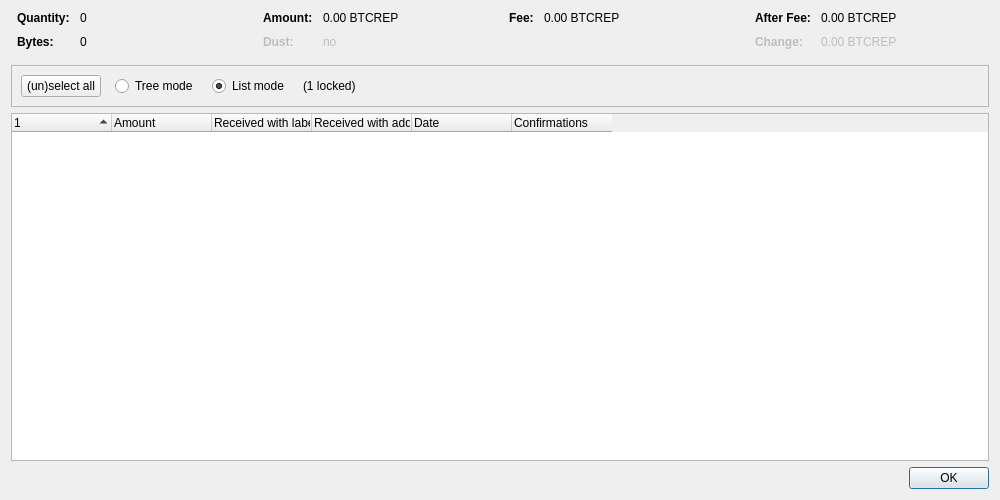
<?xml version="1.0" encoding="UTF-8"?>
<ui version="4.0">
 <class>CoinControlDialog</class>
 <widget class="QDialog" name="CoinControlDialog">
  <property name="geometry">
   <rect>
    <x>0</x>
    <y>0</y>
    <width>1000</width>
    <height>500</height>
   </rect>
  </property>
  <property name="windowTitle">
   <string>Coin Selection</string>
  </property>
  <layout class="QVBoxLayout" name="verticalLayout">
   <item>
    <layout class="QHBoxLayout" name="horizontalLayoutTop" stretch="0,0,0,0">
     <property name="topMargin">
      <number>0</number>
     </property>
     <property name="bottomMargin">
      <number>10</number>
     </property>
     <item>
      <layout class="QFormLayout" name="formLayoutCoinControl1">
       <property name="horizontalSpacing">
        <number>10</number>
       </property>
       <property name="verticalSpacing">
        <number>10</number>
       </property>
       <property name="leftMargin">
        <number>6</number>
       </property>
       <property name="rightMargin">
        <number>6</number>
       </property>
       <item row="0" column="0">
        <widget class="QLabel" name="labelCoinControlQuantityText">
         <property name="font">
          <font>
           <weight>75</weight>
           <bold>true</bold>
          </font>
         </property>
         <property name="text">
          <string>Quantity:</string>
         </property>
        </widget>
       </item>
       <item row="0" column="1">
        <widget class="QLabel" name="labelCoinControlQuantity">
         <property name="cursor">
          <cursorShape>IBeamCursor</cursorShape>
         </property>
         <property name="contextMenuPolicy">
          <enum>Qt::ActionsContextMenu</enum>
         </property>
         <property name="text">
          <string notr="true">0</string>
         </property>
         <property name="textInteractionFlags">
          <set>Qt::LinksAccessibleByMouse|Qt::TextSelectableByKeyboard|Qt::TextSelectableByMouse</set>
         </property>
        </widget>
       </item>
       <item row="1" column="0">
        <widget class="QLabel" name="labelCoinControlBytesText">
         <property name="font">
          <font>
           <weight>75</weight>
           <bold>true</bold>
          </font>
         </property>
         <property name="text">
          <string>Bytes:</string>
         </property>
        </widget>
       </item>
       <item row="1" column="1">
        <widget class="QLabel" name="labelCoinControlBytes">
         <property name="cursor">
          <cursorShape>IBeamCursor</cursorShape>
         </property>
         <property name="contextMenuPolicy">
          <enum>Qt::ActionsContextMenu</enum>
         </property>
         <property name="text">
          <string notr="true">0</string>
         </property>
         <property name="textInteractionFlags">
          <set>Qt::LinksAccessibleByMouse|Qt::TextSelectableByKeyboard|Qt::TextSelectableByMouse</set>
         </property>
        </widget>
       </item>
      </layout>
     </item>
     <item>
      <layout class="QFormLayout" name="formLayoutCoinControl2">
       <property name="horizontalSpacing">
        <number>10</number>
       </property>
       <property name="verticalSpacing">
        <number>10</number>
       </property>
       <property name="leftMargin">
        <number>6</number>
       </property>
       <property name="rightMargin">
        <number>6</number>
       </property>
       <item row="0" column="0">
        <widget class="QLabel" name="labelCoinControlAmountText">
         <property name="font">
          <font>
           <weight>75</weight>
           <bold>true</bold>
          </font>
         </property>
         <property name="text">
          <string>Amount:</string>
         </property>
        </widget>
       </item>
       <item row="0" column="1">
        <widget class="QLabel" name="labelCoinControlAmount">
         <property name="cursor">
          <cursorShape>IBeamCursor</cursorShape>
         </property>
         <property name="contextMenuPolicy">
          <enum>Qt::ActionsContextMenu</enum>
         </property>
         <property name="text">
          <string notr="true">0.00 BTCREP</string>
         </property>
         <property name="textInteractionFlags">
          <set>Qt::LinksAccessibleByMouse|Qt::TextSelectableByKeyboard|Qt::TextSelectableByMouse</set>
         </property>
        </widget>
       </item>
       <item row="1" column="0">
        <widget class="QLabel" name="labelCoinControlLowOutputText">
         <property name="enabled">
          <bool>false</bool>
         </property>
         <property name="font">
          <font>
           <weight>75</weight>
           <bold>true</bold>
          </font>
         </property>
         <property name="text">
          <string>Dust:</string>
         </property>
        </widget>
       </item>
       <item row="1" column="1">
        <widget class="QLabel" name="labelCoinControlLowOutput">
         <property name="enabled">
          <bool>false</bool>
         </property>
         <property name="cursor">
          <cursorShape>IBeamCursor</cursorShape>
         </property>
         <property name="contextMenuPolicy">
          <enum>Qt::ActionsContextMenu</enum>
         </property>
         <property name="text">
          <string notr="true">no</string>
         </property>
         <property name="textInteractionFlags">
          <set>Qt::LinksAccessibleByMouse|Qt::TextSelectableByKeyboard|Qt::TextSelectableByMouse</set>
         </property>
        </widget>
       </item>
      </layout>
     </item>
     <item>
      <layout class="QFormLayout" name="formLayoutCoinControl3">
       <property name="horizontalSpacing">
        <number>10</number>
       </property>
       <property name="verticalSpacing">
        <number>10</number>
       </property>
       <property name="leftMargin">
        <number>6</number>
       </property>
       <property name="rightMargin">
        <number>6</number>
       </property>
       <item row="0" column="0">
        <widget class="QLabel" name="labelCoinControlFeeText">
         <property name="font">
          <font>
           <weight>75</weight>
           <bold>true</bold>
          </font>
         </property>
         <property name="text">
          <string>Fee:</string>
         </property>
        </widget>
       </item>
       <item row="0" column="1">
        <widget class="QLabel" name="labelCoinControlFee">
         <property name="cursor">
          <cursorShape>IBeamCursor</cursorShape>
         </property>
         <property name="contextMenuPolicy">
          <enum>Qt::ActionsContextMenu</enum>
         </property>
         <property name="text">
          <string notr="true">0.00 BTCREP</string>
         </property>
         <property name="textInteractionFlags">
          <set>Qt::LinksAccessibleByMouse|Qt::TextSelectableByKeyboard|Qt::TextSelectableByMouse</set>
         </property>
        </widget>
       </item>
      </layout>
     </item>
     <item>
      <layout class="QFormLayout" name="formLayoutCoinControl4">
       <property name="horizontalSpacing">
        <number>10</number>
       </property>
       <property name="verticalSpacing">
        <number>10</number>
       </property>
       <property name="leftMargin">
        <number>6</number>
       </property>
       <property name="rightMargin">
        <number>6</number>
       </property>
       <item row="0" column="0">
        <widget class="QLabel" name="labelCoinControlAfterFeeText">
         <property name="font">
          <font>
           <weight>75</weight>
           <bold>true</bold>
          </font>
         </property>
         <property name="text">
          <string>After Fee:</string>
         </property>
        </widget>
       </item>
       <item row="0" column="1">
        <widget class="QLabel" name="labelCoinControlAfterFee">
         <property name="cursor">
          <cursorShape>IBeamCursor</cursorShape>
         </property>
         <property name="contextMenuPolicy">
          <enum>Qt::ActionsContextMenu</enum>
         </property>
         <property name="text">
          <string notr="true">0.00 BTCREP</string>
         </property>
         <property name="textInteractionFlags">
          <set>Qt::LinksAccessibleByMouse|Qt::TextSelectableByKeyboard|Qt::TextSelectableByMouse</set>
         </property>
        </widget>
       </item>
       <item row="1" column="0">
        <widget class="QLabel" name="labelCoinControlChangeText">
         <property name="enabled">
          <bool>false</bool>
         </property>
         <property name="font">
          <font>
           <weight>75</weight>
           <bold>true</bold>
          </font>
         </property>
         <property name="text">
          <string>Change:</string>
         </property>
        </widget>
       </item>
       <item row="1" column="1">
        <widget class="QLabel" name="labelCoinControlChange">
         <property name="enabled">
          <bool>false</bool>
         </property>
         <property name="cursor">
          <cursorShape>IBeamCursor</cursorShape>
         </property>
         <property name="contextMenuPolicy">
          <enum>Qt::ActionsContextMenu</enum>
         </property>
         <property name="text">
          <string notr="true">0.00 BTCREP</string>
         </property>
         <property name="textInteractionFlags">
          <set>Qt::LinksAccessibleByMouse|Qt::TextSelectableByKeyboard|Qt::TextSelectableByMouse</set>
         </property>
        </widget>
       </item>
      </layout>
     </item>
    </layout>
   </item>
   <item>
    <widget class="QFrame" name="frame">
     <property name="minimumSize">
      <size>
       <width>0</width>
       <height>40</height>
      </size>
     </property>
     <property name="frameShape">
      <enum>QFrame::StyledPanel</enum>
     </property>
     <property name="frameShadow">
      <enum>QFrame::Sunken</enum>
     </property>
     <layout class="QHBoxLayout" name="horizontalLayout">
      <item>
       <layout class="QHBoxLayout" name="horizontalLayoutPanel" stretch="0,0,0,0,0">
        <property name="spacing">
         <number>14</number>
        </property>
        <item>
         <widget class="QPushButton" name="pushButtonSelectAll">
          <property name="sizePolicy">
           <sizepolicy hsizetype="Maximum" vsizetype="Fixed">
            <horstretch>0</horstretch>
            <verstretch>0</verstretch>
           </sizepolicy>
          </property>
          <property name="text">
           <string>(un)select all</string>
          </property>
          <property name="autoDefault">
           <bool>false</bool>
          </property>
         </widget>
        </item>
        <item>
         <widget class="QRadioButton" name="radioTreeMode">
          <property name="sizePolicy">
           <sizepolicy hsizetype="Maximum" vsizetype="Fixed">
            <horstretch>0</horstretch>
            <verstretch>0</verstretch>
           </sizepolicy>
          </property>
          <property name="text">
           <string>Tree mode</string>
          </property>
         </widget>
        </item>
        <item>
         <widget class="QRadioButton" name="radioListMode">
          <property name="sizePolicy">
           <sizepolicy hsizetype="Maximum" vsizetype="Fixed">
            <horstretch>0</horstretch>
            <verstretch>0</verstretch>
           </sizepolicy>
          </property>
          <property name="text">
           <string>List mode</string>
          </property>
          <property name="checked">
           <bool>true</bool>
          </property>
         </widget>
        </item>
        <item>
         <widget class="QLabel" name="labelLocked">
          <property name="text">
           <string notr="true">(1 locked)</string>
          </property>
         </widget>
        </item>
        <item>
         <spacer name="horizontalSpacer">
          <property name="orientation">
           <enum>Qt::Horizontal</enum>
          </property>
          <property name="sizeHint" stdset="0">
           <size>
            <width>40</width>
            <height>20</height>
           </size>
          </property>
         </spacer>
        </item>
       </layout>
      </item>
     </layout>
    </widget>
   </item>
   <item>
    <widget class="CoinControlTreeWidget" name="treeWidget">
     <property name="contextMenuPolicy">
      <enum>Qt::CustomContextMenu</enum>
     </property>
     <property name="sortingEnabled">
      <bool>false</bool>
     </property>
     <property name="columnCount">
      <number>6</number>
     </property>
     <attribute name="headerShowSortIndicator" stdset="0">
      <bool>true</bool>
     </attribute>
     <attribute name="headerStretchLastSection">
      <bool>false</bool>
     </attribute>
     <column>
      <property name="text">
       <string/>
      </property>
     </column>
     <column>
      <property name="text">
       <string>Amount</string>
      </property>
     </column>
     <column>
      <property name="text">
       <string>Received with label</string>
      </property>
     </column>
     <column>
      <property name="text">
       <string>Received with address</string>
      </property>
     </column>
     <column>
      <property name="text">
       <string>Date</string>
      </property>
     </column>
     <column>
      <property name="text">
       <string>Confirmations</string>
      </property>
      <property name="toolTip">
       <string>Confirmed</string>
      </property>
     </column>
     <column>
      <property name="text">
       <string/>
      </property>
     </column>
     <column>
      <property name="text">
       <string/>
      </property>
     </column>
     <column>
      <property name="text">
       <string/>
      </property>
     </column>
     <column>
      <property name="text">
       <string/>
      </property>
     </column>
    </widget>
   </item>
   <item>
    <widget class="QDialogButtonBox" name="buttonBox">
     <property name="orientation">
      <enum>Qt::Horizontal</enum>
     </property>
     <property name="standardButtons">
      <set>QDialogButtonBox::Ok</set>
     </property>
    </widget>
   </item>
  </layout>
 </widget>
 <customwidgets>
  <customwidget>
   <class>CoinControlTreeWidget</class>
   <extends>QTreeWidget</extends>
   <header>qt/coincontroltreewidget.h</header>
  </customwidget>
 </customwidgets>
 <resources/>
 <connections/>
</ui>
